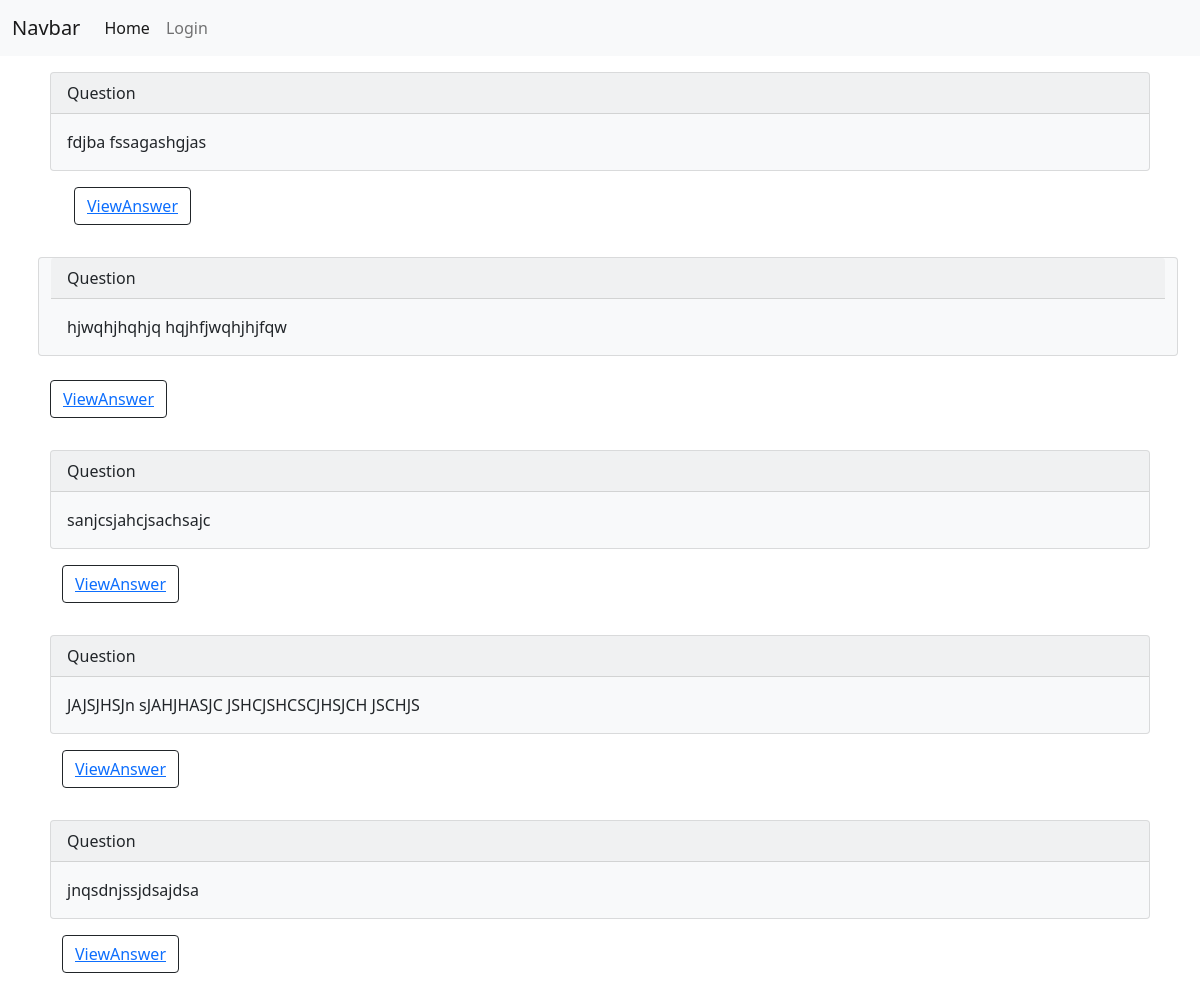
Before: / with the older database file.
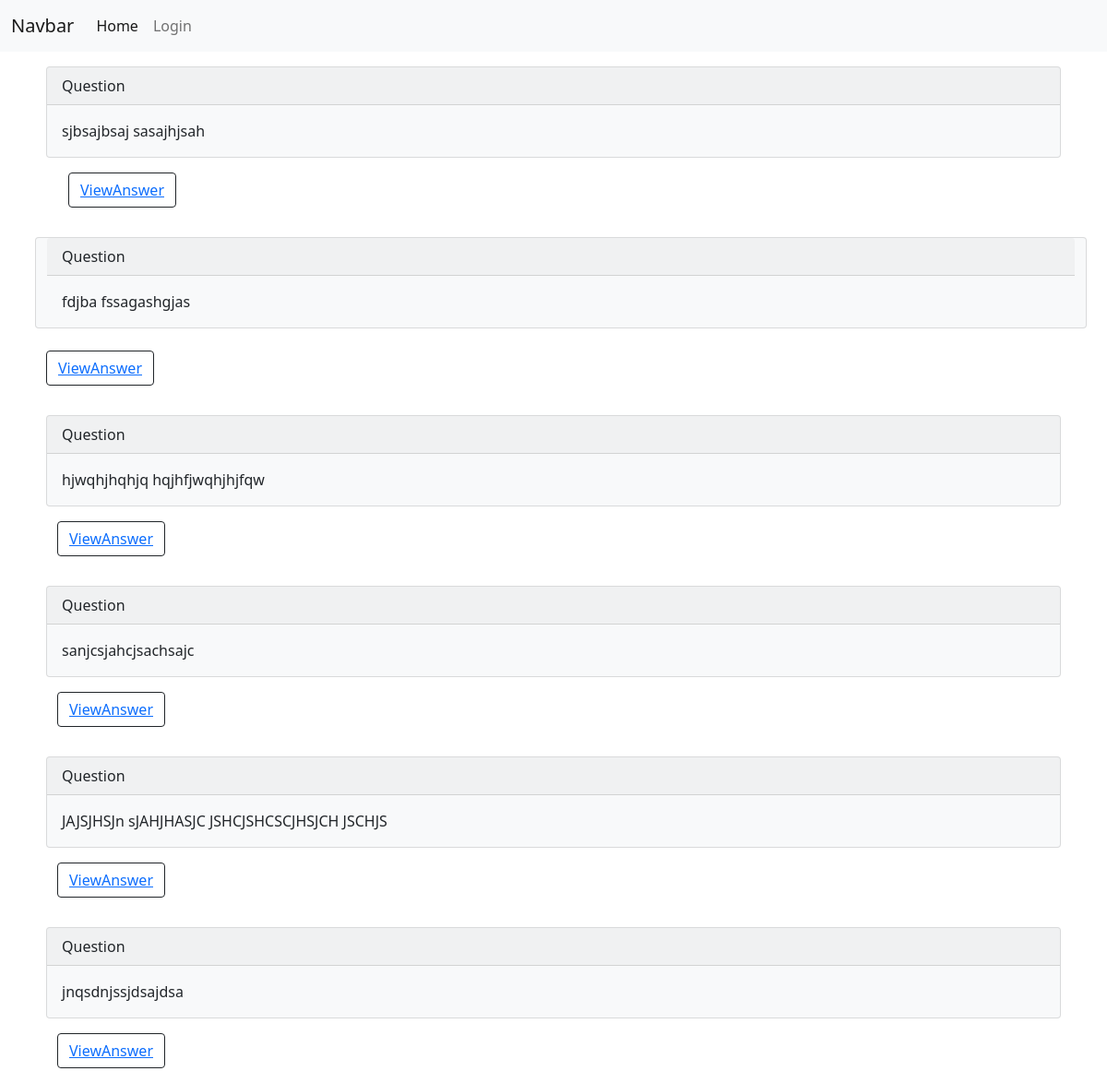
After: the same page with the newer database file.
### app/models.py (models this page shows)
class Question(models.Model):
    question=models.TextField()
    user=models.ForeignKey(User,on_delete=models.CASCADE)
    created_at=models.DateTimeField(auto_now_add=True)
    class Meta:
        db_table='question'

### app/views.py (the view)
# urls.py: path('',homeView.as_view(),name='home'),
class homeView(View):
    def get(self,request,*args, **kwargs):
        question_list=Question.objects.all().order_by('-created_at')
        context={
           'question':question_list,
        }
        return render(request,'app/home.html',context)

### app/templates/app/home.html (shortened to what this page needs)
{% extends 'app/base.html' %}
{% block content %}
{% if question %}
    {% for question in question%}
    <div class="card text-dark bg-light mb-3 my-3 mx-2" style="max-width: 250rem;">
        <div class="card-header">Question</div>
        <div class="card-body">
        <p class="card-text">{{question.question}}</p>
        </div>
    </div>
    <div class="container mt-2">
        <div class="row">
            <div class="col">
            <button type="button" class="btn btn-outline-dark mb-3 mx-2"><a href="{% url 'answerview' pk=question.id %}">ViewAnswer</a></button>
            </div>
           </div>
        </div>
    </div>
    {% endfor %}
{% else %}
    <div class="card text-white bg-primary mb-3 my-3 mx-2" style="max-width: 250rem;">
        <div class="card-header">No Question Posted Yet</div>
    </div>
{% endif %}
{% endblock %}

Changed rows visible on the page:
added Question: question "sjbsajbsaj sasajhjsah"
